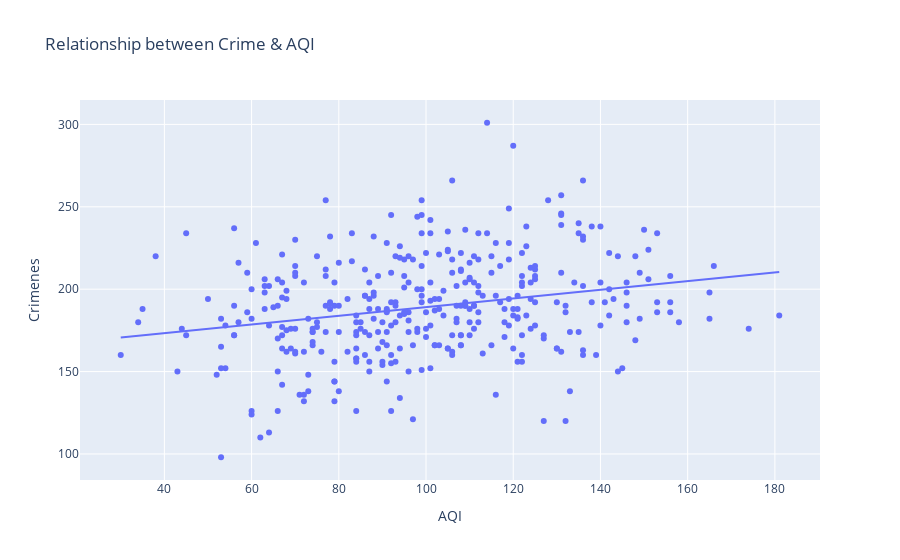

The code cell stored with this chart in its notebook:
### Code cell
import plotly.express as px
figure = px.scatter(data_frame = df_all_2016, x="AQI",
                    y="Crimenes", 
                    trendline="ols", 
                    title="Relationship between Crime & AQI")
figure.show()

#OLS = Ordinary Least Squares

### Figure 1 — Plotly figure (JSON) as saved in the notebook; plotly's stock layout.template omitted (floating-point values rounded to 4 significant figures; data arrays with more than 128 entries replaced by an {"elided": "..."} marker saying what was removed)
{"data": [{"hovertemplate": "AQI=%{x}<br>Crimenes=%{y}<extra></extra>", "legendgroup": "", "marker": {"color": "#636efa", "symbol": "circle"}, "mode": "markers", "name": "", "orientation": "v", "showlegend": false, "type": "scatter", "x": {"elided": "366 int values"}, "xaxis": "x", "y": {"elided": "366 int values"}, "yaxis": "y"}, {"hovertemplate": "<b>OLS trendline</b><br>Crimenes = 0.263069 * AQI + 162.824<br>R<sup>2</sup>=0.060031<br><br>AQI=%{x}<br>Crimenes=%{y} <b>(trend)</b><extra></extra>", "legendgroup": "", "marker": {"color": "#636efa", "symbol": "circle"}, "mode": "lines", "name": "", "showlegend": false, "type": "scatter", "x": {"elided": "366 int values"}, "xaxis": "x", "y": {"elided": "366 float values"}, "yaxis": "y"}], "layout": {"autosize": true, "legend": {"tracegroupgap": 0}, "title": {"text": "Relationship between Crime & AQI"}, "xaxis": {"anchor": "y", "autorange": true, "domain": [0, 1], "range": [20.84, 190.2], "title": {"text": "AQI"}, "type": "linear"}, "yaxis": {"anchor": "x", "autorange": true, "domain": [0, 1], "range": [81.25, 317.8], "title": {"text": "Crimenes"}, "type": "linear"}}}
